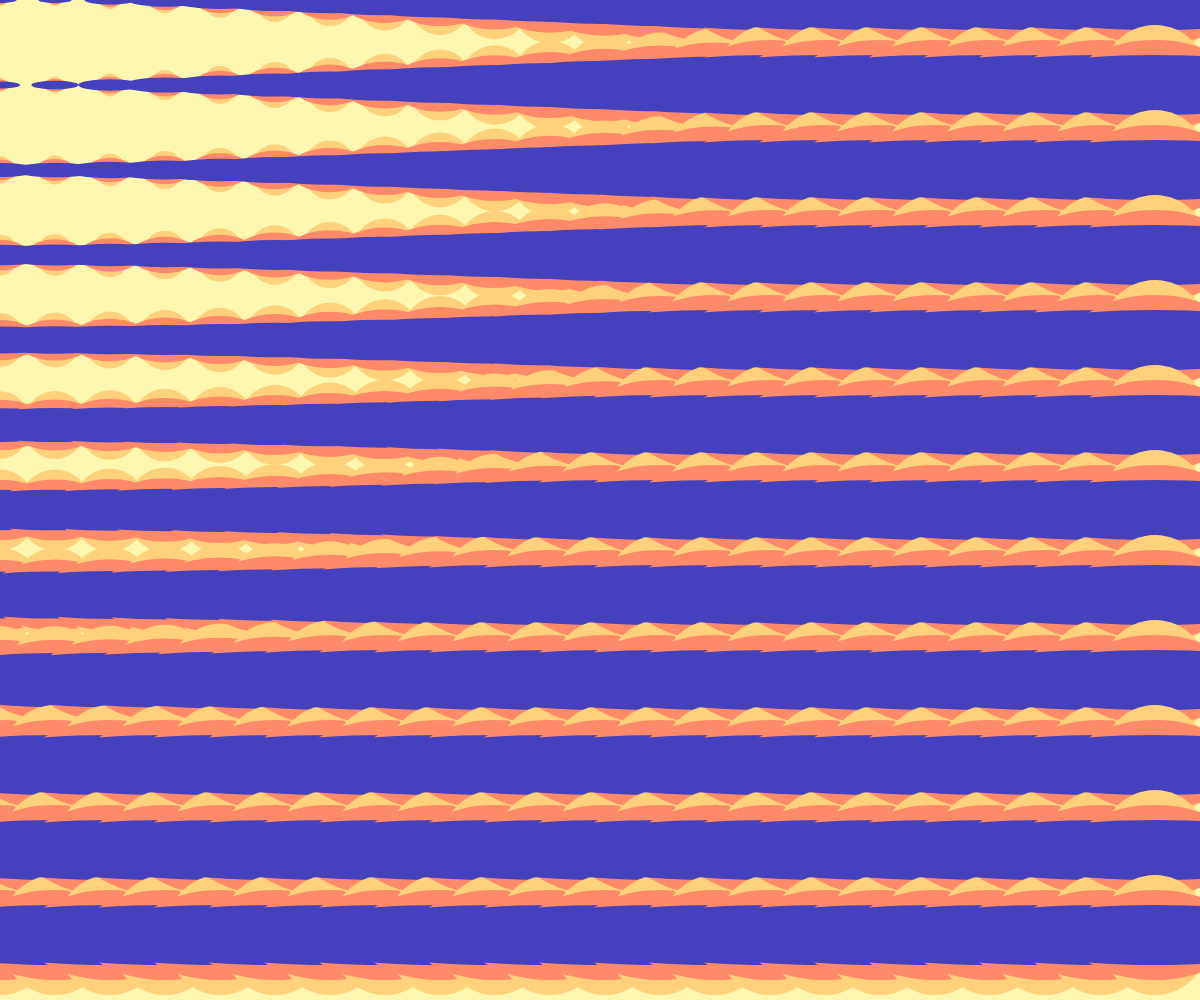
Frame 1 (no input)
Frame 60 (no input): identical to frame 1, image omitted
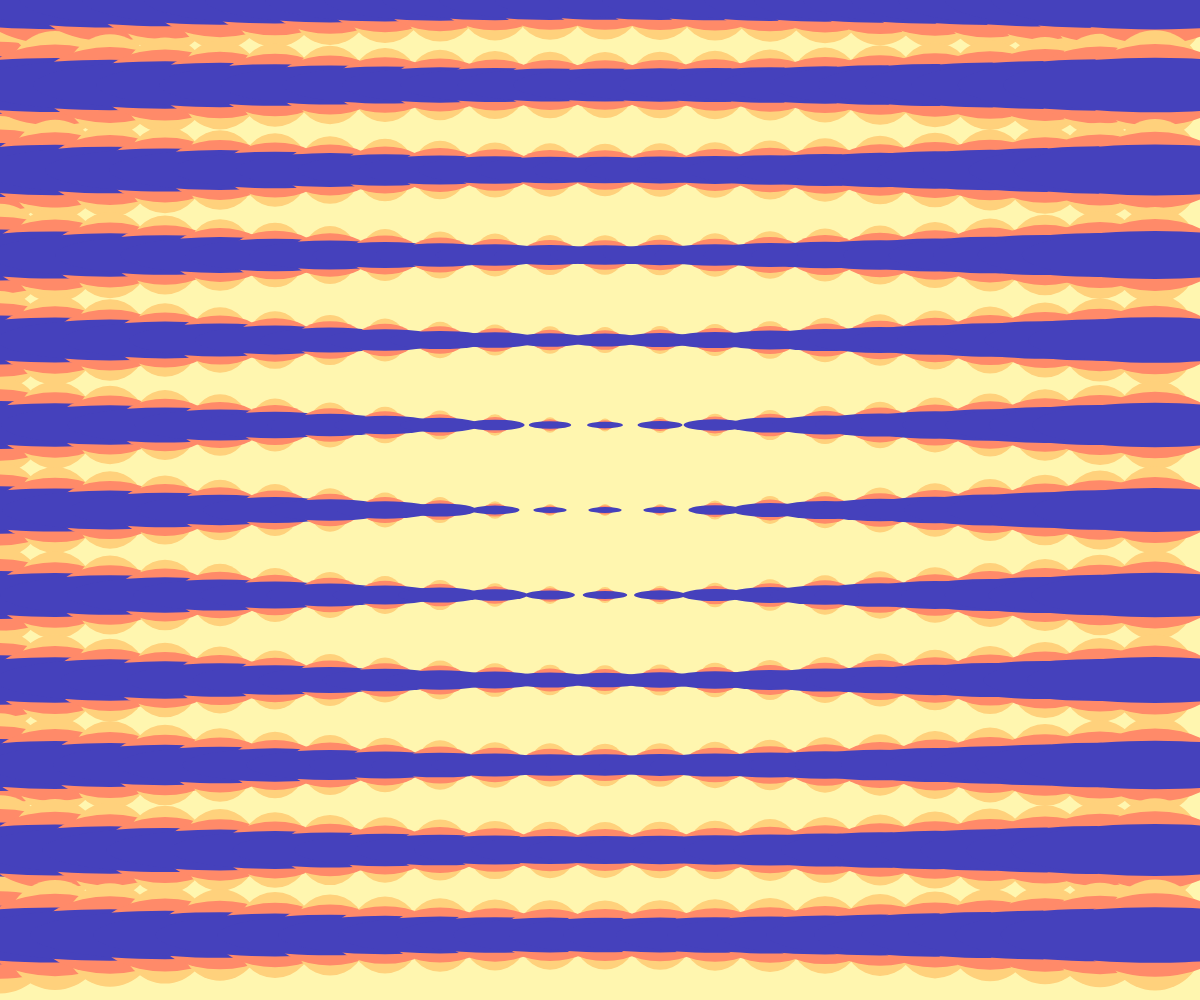
Frame 120 (the mouse pressed at the canvas centre since frame 60)

The p5.js sketch that drew these frames (run headless with seeded random() and noise() and a simulated clock; from frame 60 on, the mouse is pressed at the canvas centre):

// p5.js sketch
// ── sketch.js
function setup() {
  createCanvas(windowWidth, windowHeight);
}

function draw() {
  background(255, 246, 175);
  
  for (let x = 0; x < width; x += 55) {
    for (let y = 0; y < height; y += 85) {
      let d = dist(mouseX, mouseY, x, y);
      let distortion = map(d, 0, 300, 1, 40);
      distortion = constrain(distortion, 10, 100);

      noStroke();
      fill(255, 209, 124);
      ellipse(x, y, distortion / 0.9, distortion * 1.2);

      fill(255, 138, 105);
      ellipse(x, y, distortion / 0.6, distortion * 0.9);

      fill(69, 65, 188);
      ellipse(x, y, distortion / 0.3, distortion * 0.6);
    }
  }
}

function windowResized() {
  resizeCanvas(windowWidth, windowHeight);
}
